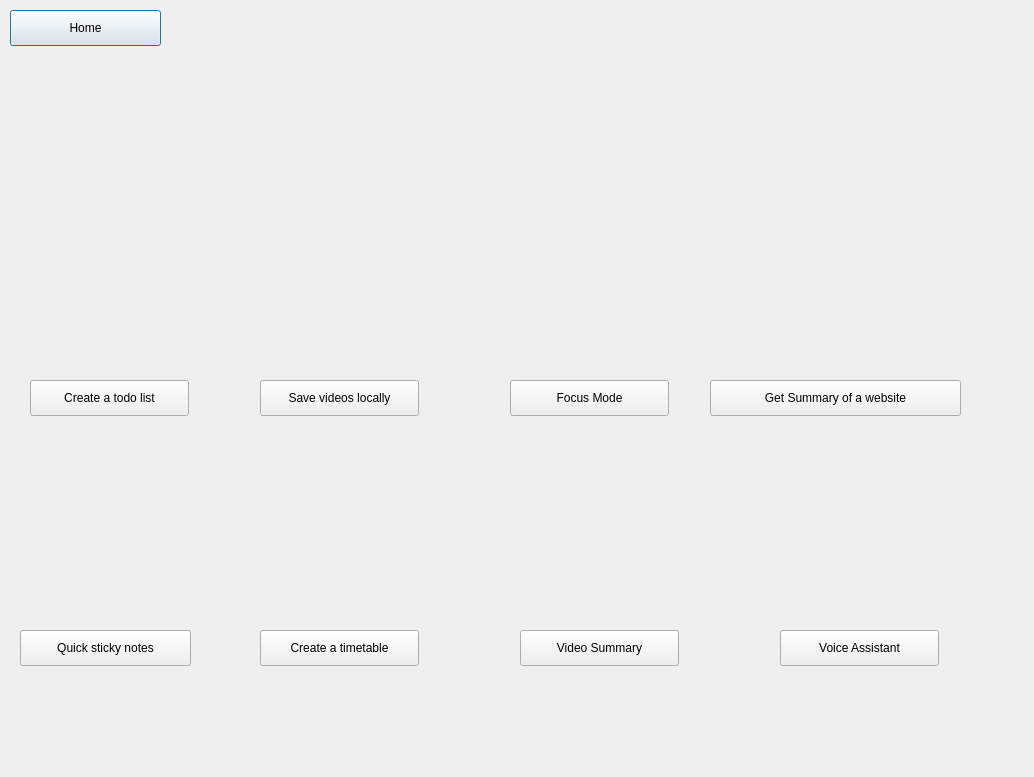
<?xml version="1.0" encoding="UTF-8"?>
<ui version="4.0">
 <class>Dialog</class>
 <widget class="QDialog" name="Dialog">
  <property name="geometry">
   <rect>
    <x>0</x>
    <y>0</y>
    <width>1034</width>
    <height>777</height>
   </rect>
  </property>
  <property name="windowTitle">
   <string>Dialog</string>
  </property>
  <widget class="TonalDropDownPushButton" name="TonalDropDownPushButton">
   <property name="geometry">
    <rect>
     <x>10</x>
     <y>10</y>
     <width>151</width>
     <height>36</height>
    </rect>
   </property>
   <property name="text">
    <string>Home</string>
   </property>
   <property name="icon">
    <iconset resource="feather.qrc">
     <normaloff>:/icons/feather/home.svg</normaloff>:/icons/feather/home.svg</iconset>
   </property>
   <property name="iconSize">
    <size>
     <width>16</width>
     <height>16</height>
    </size>
   </property>
  </widget>
  <widget class="QLabel" name="label">
   <property name="geometry">
    <rect>
     <x>20</x>
     <y>200</y>
     <width>171</width>
     <height>171</height>
    </rect>
   </property>
   <property name="styleSheet">
    <string notr="true">background-image: url(:/images/images/pokemon_watching_a_youtube_video_cute_dreamworks.jpg); border-radius: 55px;</string>
   </property>
   <property name="text">
    <string/>
   </property>
   <property name="pixmap">
    <pixmap resource="feather.qrc">:/iamges/images/pokemons_studying_for_exam_cute_vibrant_old_anim.png</pixmap>
   </property>
   <property name="scaledContents">
    <bool>true</bool>
   </property>
  </widget>
  <widget class="FilledPushButton" name="FilledPushButton">
   <property name="geometry">
    <rect>
     <x>30</x>
     <y>380</y>
     <width>159</width>
     <height>36</height>
    </rect>
   </property>
   <property name="text">
    <string>Create a todo list</string>
   </property>
  </widget>
  <widget class="QLabel" name="label_2">
   <property name="geometry">
    <rect>
     <x>250</x>
     <y>200</y>
     <width>171</width>
     <height>171</height>
    </rect>
   </property>
   <property name="styleSheet">
    <string notr="true">background-image: url(:/images/images/pokemon_watching_a_youtube_video_cute_dreamworks.jpg); border-radius: 55px;</string>
   </property>
   <property name="text">
    <string/>
   </property>
   <property name="pixmap">
    <pixmap resource="feather.qrc">:/iamges/images/pokemon_watching_a_youtube_video_cute_dreamworks.png</pixmap>
   </property>
   <property name="scaledContents">
    <bool>true</bool>
   </property>
  </widget>
  <widget class="FilledPushButton" name="FilledPushButton_2">
   <property name="geometry">
    <rect>
     <x>260</x>
     <y>380</y>
     <width>159</width>
     <height>36</height>
    </rect>
   </property>
   <property name="text">
    <string>Save videos locally</string>
   </property>
  </widget>
  <widget class="QLabel" name="label_3">
   <property name="geometry">
    <rect>
     <x>500</x>
     <y>200</y>
     <width>171</width>
     <height>171</height>
    </rect>
   </property>
   <property name="styleSheet">
    <string notr="true">background-image: url(:/images/images/pokemon_watching_a_youtube_video_cute_dreamworks.jpg); border-radius: 55px;</string>
   </property>
   <property name="text">
    <string/>
   </property>
   <property name="pixmap">
    <pixmap resource="feather.qrc">:/iamges/images/muscular_man_meditating_in_a_grass_field_illust.png</pixmap>
   </property>
   <property name="scaledContents">
    <bool>true</bool>
   </property>
  </widget>
  <widget class="FilledPushButton" name="FilledPushButton_3">
   <property name="geometry">
    <rect>
     <x>510</x>
     <y>380</y>
     <width>159</width>
     <height>36</height>
    </rect>
   </property>
   <property name="text">
    <string>Focus Mode</string>
   </property>
  </widget>
  <widget class="QLabel" name="label_4">
   <property name="geometry">
    <rect>
     <x>750</x>
     <y>200</y>
     <width>171</width>
     <height>171</height>
    </rect>
   </property>
   <property name="styleSheet">
    <string notr="true">background-image: url(:/images/images/pokemon_watching_a_youtube_video_cute_dreamworks.jpg); border-radius: 55px;</string>
   </property>
   <property name="text">
    <string/>
   </property>
   <property name="pixmap">
    <pixmap resource="feather.qrc">:/iamges/images/handsome_anime_boy_with_glasses_reading_newspape.png</pixmap>
   </property>
   <property name="scaledContents">
    <bool>true</bool>
   </property>
  </widget>
  <widget class="FilledPushButton" name="FilledPushButton_4">
   <property name="geometry">
    <rect>
     <x>710</x>
     <y>380</y>
     <width>251</width>
     <height>36</height>
    </rect>
   </property>
   <property name="text">
    <string>Get Summary of a website</string>
   </property>
  </widget>
  <widget class="QLabel" name="label_5">
   <property name="geometry">
    <rect>
     <x>250</x>
     <y>440</y>
     <width>171</width>
     <height>171</height>
    </rect>
   </property>
   <property name="styleSheet">
    <string notr="true">background-image: url(:/images/images/pokemon_watching_a_youtube_video_cute_dreamworks.jpg); border-radius: 55px;</string>
   </property>
   <property name="text">
    <string/>
   </property>
   <property name="pixmap">
    <pixmap resource="feather.qrc">:/iamges/images/timetsable.png</pixmap>
   </property>
   <property name="scaledContents">
    <bool>true</bool>
   </property>
  </widget>
  <widget class="FilledPushButton" name="FilledPushButton_5">
   <property name="geometry">
    <rect>
     <x>260</x>
     <y>630</y>
     <width>159</width>
     <height>36</height>
    </rect>
   </property>
   <property name="text">
    <string>Create a timetable</string>
   </property>
  </widget>
  <widget class="QLabel" name="label_6">
   <property name="geometry">
    <rect>
     <x>20</x>
     <y>440</y>
     <width>171</width>
     <height>171</height>
    </rect>
   </property>
   <property name="styleSheet">
    <string notr="true">background-image: url(:/images/images/pokemon_watching_a_youtube_video_cute_dreamworks.jpg); border-radius: 55px;</string>
   </property>
   <property name="text">
    <string/>
   </property>
   <property name="pixmap">
    <pixmap resource="feather.qrc">:/iamges/images/Leonardo_Diffusion_XL_cute_schoolgirl_writing_in_a_note_samdoe_0.png</pixmap>
   </property>
   <property name="scaledContents">
    <bool>true</bool>
   </property>
  </widget>
  <widget class="FilledPushButton" name="FilledPushButton_6">
   <property name="geometry">
    <rect>
     <x>20</x>
     <y>630</y>
     <width>171</width>
     <height>36</height>
    </rect>
   </property>
   <property name="text">
    <string>Quick sticky notes</string>
   </property>
  </widget>
  <widget class="QLabel" name="label_7">
   <property name="geometry">
    <rect>
     <x>510</x>
     <y>440</y>
     <width>171</width>
     <height>171</height>
    </rect>
   </property>
   <property name="styleSheet">
    <string notr="true">background-image: url(:/images/images/pokemon_watching_a_youtube_video_cute_dreamworks.jpg); border-radius: 55px;</string>
   </property>
   <property name="text">
    <string/>
   </property>
   <property name="pixmap">
    <pixmap resource="feather.qrc">:/iamges/images/videosum.png</pixmap>
   </property>
   <property name="scaledContents">
    <bool>true</bool>
   </property>
  </widget>
  <widget class="FilledPushButton" name="FilledPushButton_7">
   <property name="geometry">
    <rect>
     <x>520</x>
     <y>630</y>
     <width>159</width>
     <height>36</height>
    </rect>
   </property>
   <property name="text">
    <string>Video Summary</string>
   </property>
  </widget>
  <widget class="QLabel" name="label_8">
   <property name="geometry">
    <rect>
     <x>770</x>
     <y>450</y>
     <width>171</width>
     <height>171</height>
    </rect>
   </property>
   <property name="styleSheet">
    <string notr="true">background-image: url(:/images/images/pokemon_watching_a_youtube_video_cute_dreamworks.jpg); border-radius: 55px;</string>
   </property>
   <property name="text">
    <string/>
   </property>
   <property name="pixmap">
    <pixmap resource="feather.qrc">:/iamges/images/voice.png</pixmap>
   </property>
   <property name="scaledContents">
    <bool>true</bool>
   </property>
  </widget>
  <widget class="FilledPushButton" name="FilledPushButton_8">
   <property name="geometry">
    <rect>
     <x>780</x>
     <y>630</y>
     <width>159</width>
     <height>36</height>
    </rect>
   </property>
   <property name="text">
    <string>Voice Assistant</string>
   </property>
  </widget>
 </widget>
 <customwidgets>
  <customwidget>
   <class>TonalPushButton</class>
   <extends>FilledPushButton</extends>
   <header>qmaterialwidgets</header>
  </customwidget>
  <customwidget>
   <class>FilledPushButton</class>
   <extends>QPushButton</extends>
   <header>qmaterialwidgets</header>
  </customwidget>
  <customwidget>
   <class>TonalDropDownPushButton</class>
   <extends>TonalPushButton</extends>
   <header>qmaterialwidgets</header>
  </customwidget>
 </customwidgets>
 <resources>
  <include location="feather.qrc"/>
 </resources>
 <connections/>
</ui>
